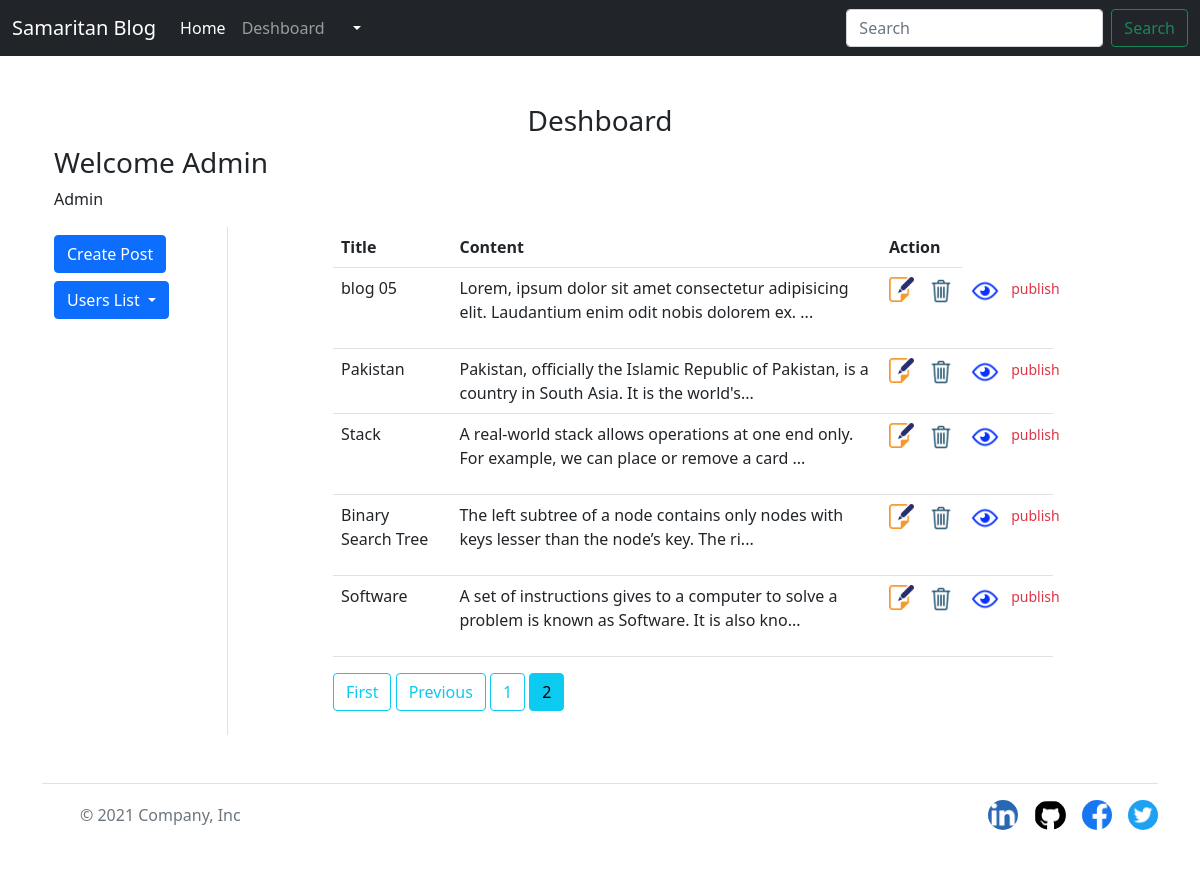
Before: /dashboard/?page=2 (signed in) with the older database file.
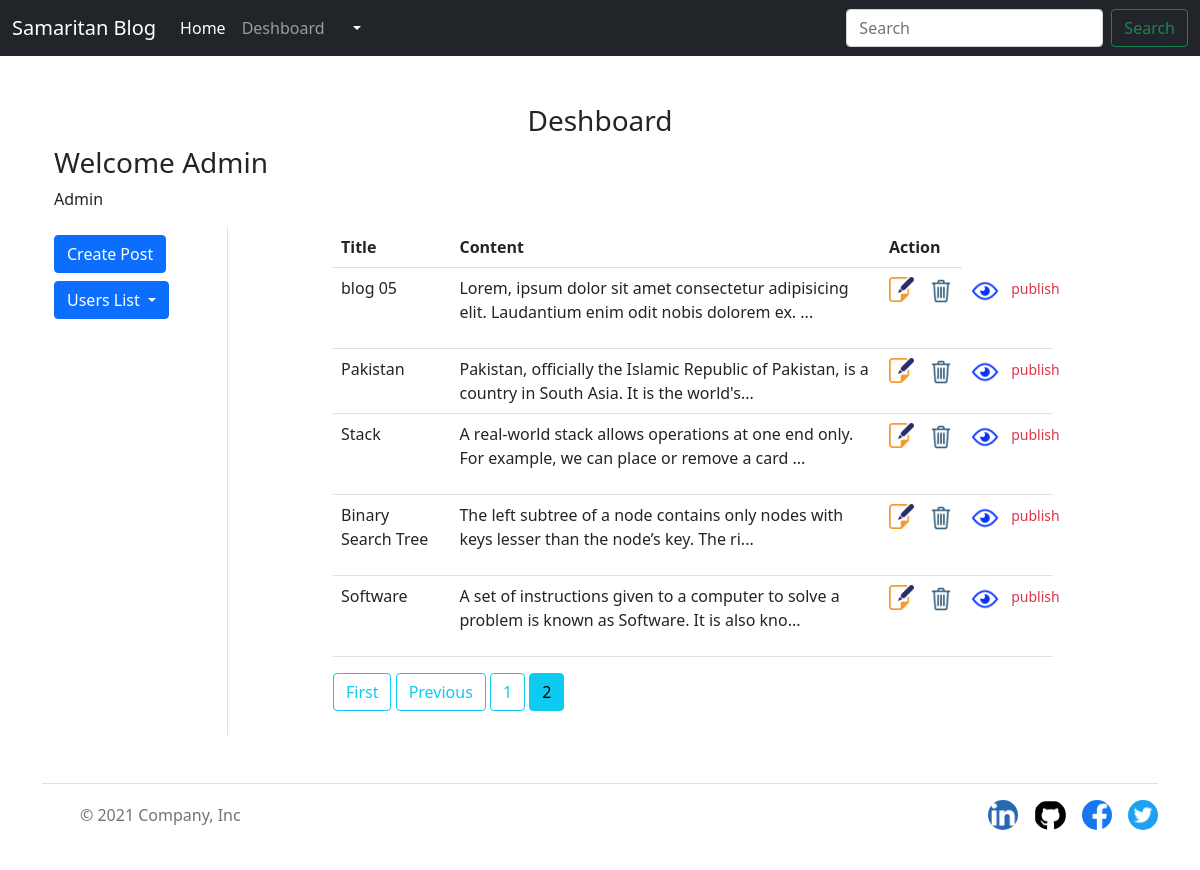
After: the same page with the newer database file.
### blog/models.py (models this page shows, shortened)
class Post(models.Model):
    title = models.CharField(max_length=50)
    author = models.ForeignKey(User, on_delete=models.CASCADE)
    published_date = models.DateTimeField(default=timezone.now)
    content = RichTextField(blank = True, null = True)
    visible = models.BooleanField(default=False)
    upload = models.ImageField(upload_to ='uploads/')

### blog/views.py (the view)
# urls.py: path('dashboard/', views.deshboard, name='dashboard'),
def deshboard(request):
    if request.user.is_authenticated:
        post = Post.objects.all().order_by('published_date').reverse()
        paginator = Paginator(post, 5)
        page = request.GET.get('page')
        page_obj = paginator.get_page(page)
        if request.user.is_superuser:
            all_users = User.objects.values()
            users = []
            for user in range(0, len(all_users)):
                users.append(all_users[user]['username'])
            return render(request, 'blog/dashboard.html', {'post':post, 'page_obj':page_obj, 'user':'Admin', 'users':users})
        else:
            post = Post.objects.filter(author = request.user).order_by('published_date').reverse()
            paginator = Paginator(post, 5)
            page = request.GET.get('page')
            page_obj = paginator.get_page(page)
            return render(request, 'blog/dashboard.html', {'post':post, 'page_obj': page_obj, 'user':'Author'})
    return redirect('login')

### blog/templates/blog/dashboard.html (shortened to what this page needs)
{% extends 'blog/base.html' %}
{% load static %}
{% block content %}
<div class="container my-5">
    <center>
        <h3>Deshboard</h3>
    </center>
    <div class="row">
        <h3>Welcome <span class="text-capitalize">{{request.user}}</span></h3>
        <p>{{user}}</p>
        <div class="col-sm-2 border-end">
            <a href="{% url 'PostCreateView' %}" class="btn btn-primary my-2">Create Post</a>
            {%if request.user.is_superuser%}
            <div class="dropdown">
                <a class="btn btn-primary dropdown-toggle" href="#" role="button" id="dropdownMenuLink"
                    data-bs-toggle="dropdown" aria-expanded="false">
                    Users List
                </a>
            </div>
            {%endif%}
        </div>
        <div class="col-sm-8 offset-sm-1">
            <table class="table">
                <tr>
                    <th>Title</th>
                    <th>Content</th>
                    <th>Action</th>
                </tr>
                {% for p in page_obj%}
                <tr>
                    <td>{{p.title}}</td>
                    <td>{{p.content|slice:"0:100"|safe}}...</td>
                    <td align="center">
                        <div class="row">
                            <div class="col-5">
                                <a href="{% url 'PostEditView' p.id %}">
                                    <img src="{% static 'blog/img/edit_icon.png' %}" alt="EDIT" height="25px"
                                        width="25px">
                                </a>
                            </div>
                            <div class="col-5">
                                <a href="{% url 'delete' p.id %}">
                                    <img src="{% static 'blog/img/delete_garbage_trash_icon.png' %}" alt="DELETE"
                                        height="30px" width="30px"></a>
                            </div>
                        </div>
                    </td>
                    <td>
                        <div class="row">
                            <div class="col-5">
                                <a href="{% url 'PostDetail' p.id %}">
                                    <img src="{% static 'blog/img/public_visible_watch_icon.png' %}" alt="View"
                                        height="30px" width="30px"></a>
                            </div>
                            <div class="col-5">
                                {%if p.visible == True%}
                                <small class="text-danger">publish</small>
                                {%else%}
                                    <a href="{% url 'ApprovePost' p.id%}">Approve</a>
                                {%endif%}
                            </div>
                        </div>
                    </td>
                </tr>
                {%endfor%}
            </table>
            {% if page_obj.has_previous %}
            <a class="btn btn-outline-info mb-4" href="?page=1">First</a>
            <a class="btn btn-outline-info mb-4" href="?page={{ page_obj.previous_page_number }}">Previous</a>
            {% endif %}
            {% for num in page_obj.paginator.page_range %}
            {% if page_obj.number == num %}
            <a class="btn btn-info mb-4" href="?page={{ num }}">{{ num }}</a>
            {% elif num > page_obj.number|add:'-2' and num < page_obj.number|add:'2' %} <a
                class="btn btn-outline-info mb-4" href="?page={{ num }}">{{ num }}</a>
                {% endif %}
                {% endfor %}
        </div>
    </div>
</div>
{% endblock content %}

Changed rows visible on the page:
changed Post "Software": content "A set of instructions gives to a computer to solve a problem is known as Software. It is also kno" → "A set of instructions given to a computer to solve a problem is known as Software. It is also kno"
